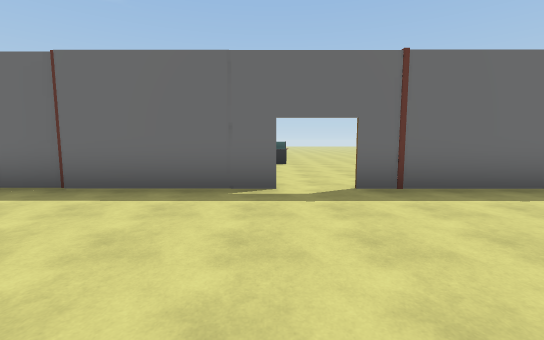
view 1 (above)

23 first-person views from a walk through a scene from a Unity 3-D project. The camera is 1.5 m above the floor, tilts 6° down and sees 90° across. The floor is counted in squares, 2 m on a side. Each view is taken from the middle of a square. On the plan, view 1 faces up. The plan holds only what a view shows up to about 10 squares ahead; the rest is blank. The place goes on beyond the plan. Door leaves are left out, so doorways stand open. Some surface patterns are stand-ins.

view 2
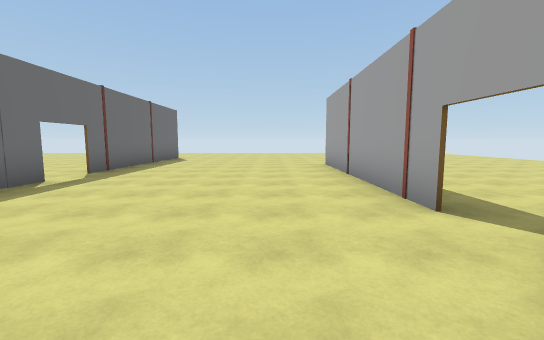

view 3
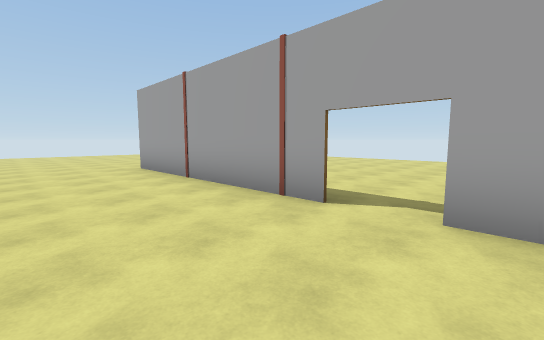

view 4
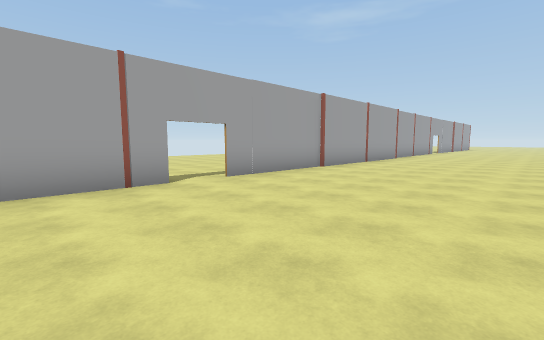

view 5
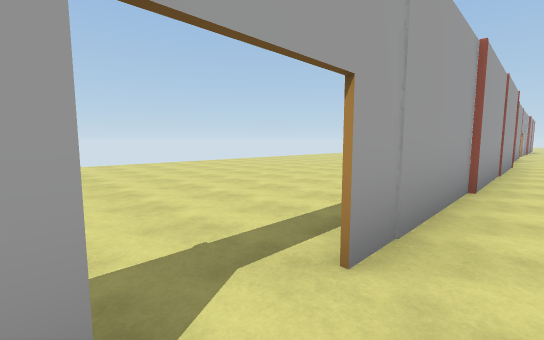

view 6
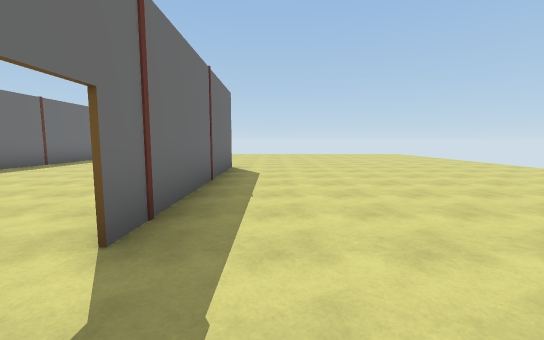

view 7
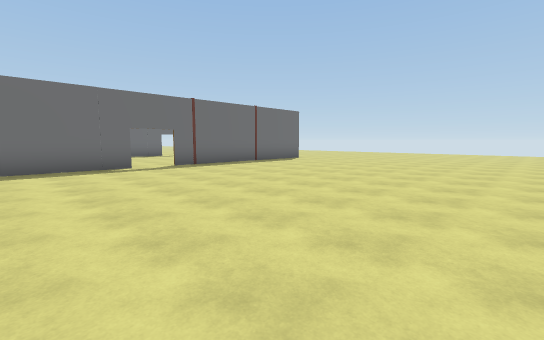

view 8
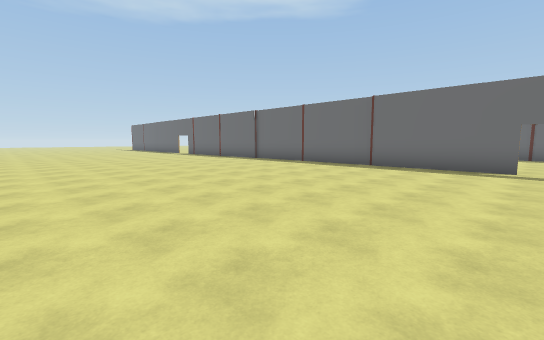

view 9
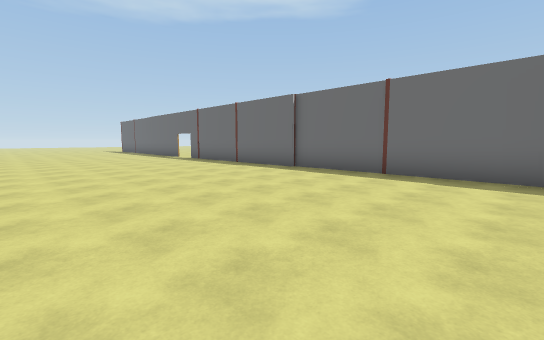

view 10
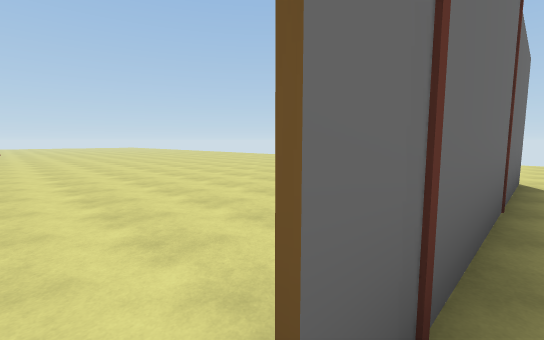

view 11
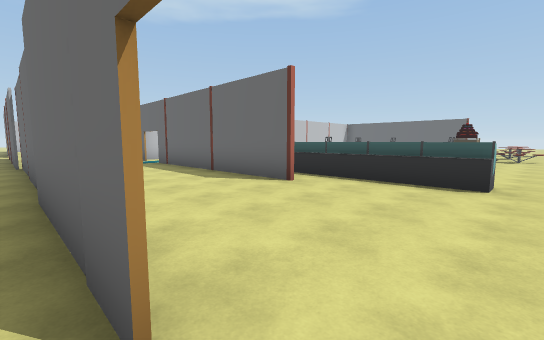

view 12
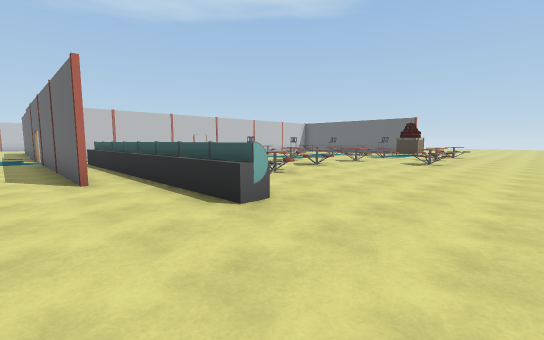

view 13
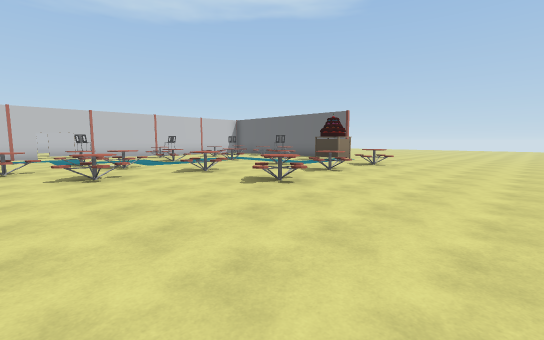

view 14
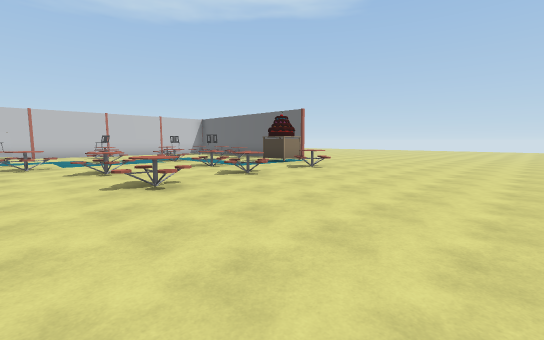

view 15
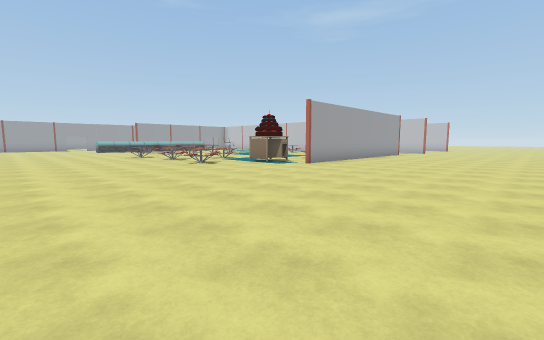

view 16
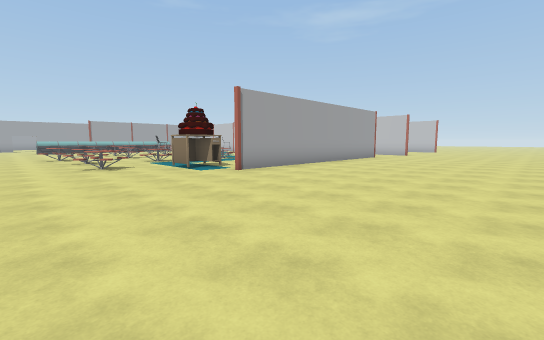

view 17
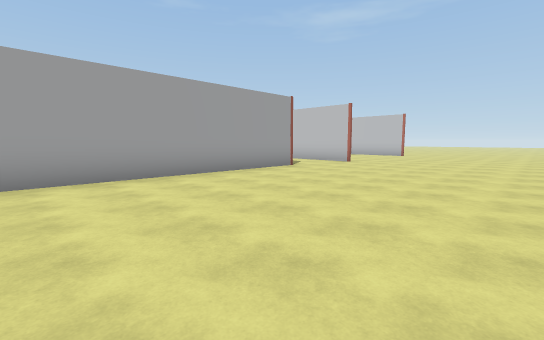

view 18
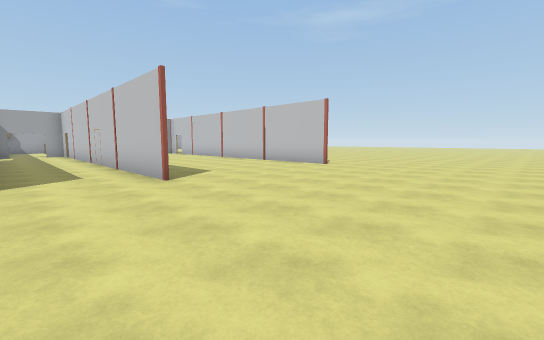

view 19
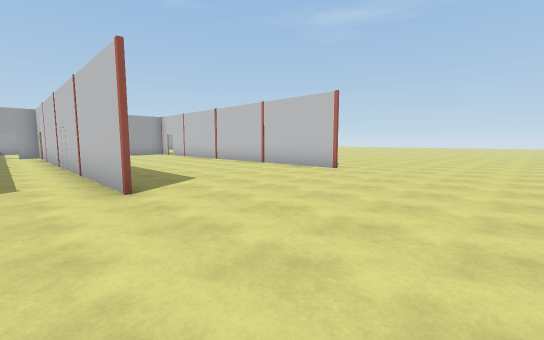

view 20
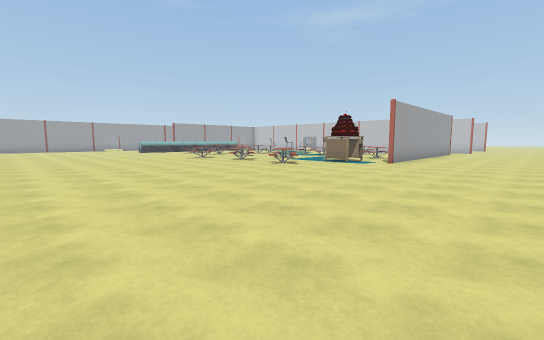

view 21
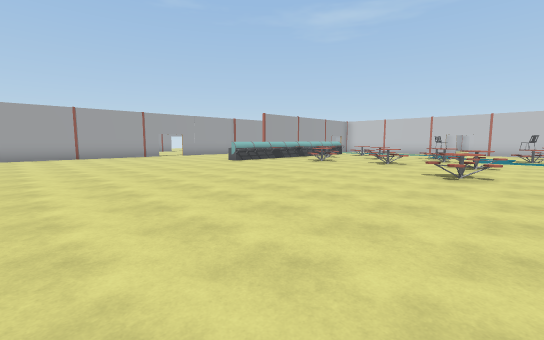

view 22
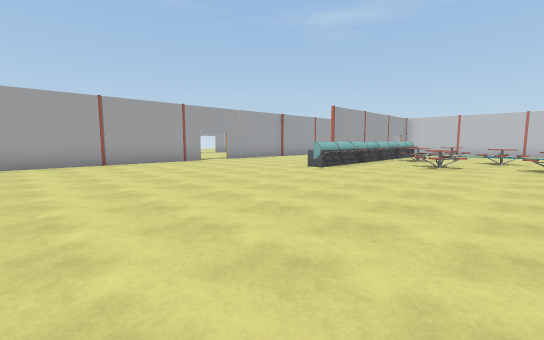

view 23
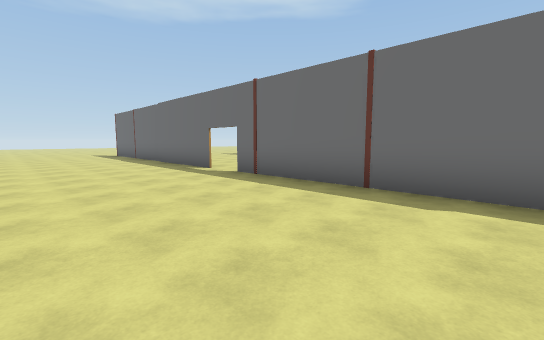

### Floor plan
Points are (right, up) in squares from view 1. A wall is a line through its corners. A room is listed if a view was taken in it or the views show most of it. See-through windows are left out.
Room 1 (views 1, 2, 3, 4, 5, 6, 7, 8, 9, 10, 11, 23)
walls: (-12.4, -1.8) (-3.4, -1.8) (-18.5, -1.8); (-6.6, 4.3) (-11.6, 4.3); (-19.6, -1.8) (-23, -1.8); (0.1, 4.3) (-6.2, 4.3); (3.9, -1.8) (-2.2, -1.8) (4, -1.8); (7.5, 4.3) (1.2, 4.3)
ways out: opening at (1, 4) to room 2
Room 2 (views 12, 13, 14, 15, 16, 17, 18, 19, 20, 21, 22)
walls: (-10.6, 24.3) (-2.4, 24.3); (-13.2, 25) (-13.2, 16); (-2.4, 7.9) (-8.6, 7.9); (-18.7, 25) (-18.7, 21.4); (2.4, 4.3) (7.1, 4.3)
ways out: opening at (1, 4) to room 1; open door at (-13, 25.5); open door at (-11, 25.5); open door at (-9.5, 8)
objects: other object (-7, 9); other object (-6, 9); other object (-6, 15); other object (-6, 18); other object (-5, 9); table (-5, 13) to (-4, 13); table (-5, 15) to (-4, 16); other object (-4, 9); other object (-4, 10) to (-4, 11); other object (-3, 9); table (-3, 14) to (-2, 15); other object (-3, 22) to (-2, 23); other object (-2, 9); table (-2, 12); table (-2, 16) to (-2, 17); other object (-2, 20); other object (-1, 9); other object (0, 9); table (0, 17) to (1, 17); table (0, 19); table (0, 21) to (0, 22)

Where each view was taken, in squares from view 1:
view 1: 0 up, 0 right, facing up
view 2: 0 up, 5 left, facing right
view 3: 1 up, 4 left, facing down-right
view 4: 3 up, 0 right, facing down-left
view 5: 1 down, 2 left, facing down-left
view 6: 3 down, 4 left, facing right
view 7: 10 down, 6 left, facing up-right
view 8: 10 down, 3 left, facing up-left
view 9: 8 down, 7 left, facing up-left
view 10: 4 up, 1 right, facing up-right
view 11: 4 up, 1 right, facing up-left
view 12: 7 up, 3 right, facing up-left
view 13: 13 up, 4 right, facing up-left
view 14: 15 up, 5 right, facing up-left
view 15: 30 up, 5 right, facing down-left
view 16: 30 up, 2 right, facing down-left
view 17: 30 up, 4 left, facing down-left
view 18: 30 up, 11 left, facing down-left
view 19: 29 up, 12 left, facing down-left
view 20: 28 up, 7 right, facing down-left
view 21: 18 up, 7 right, facing down-left
view 22: 14 up, 7 right, facing down-left
view 23: 6 down, 13 left, facing up-left
